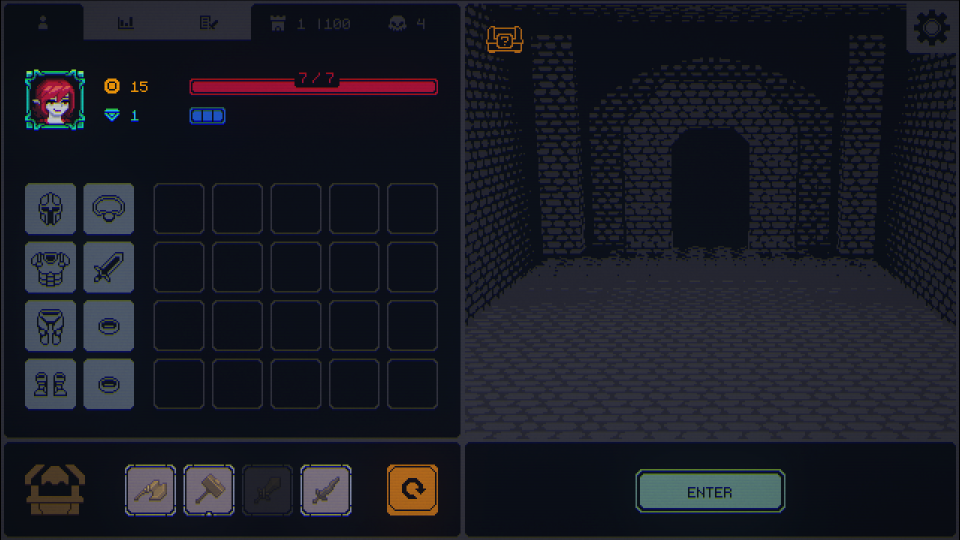
#> input picture Screen.png, 1919 x 1079 px (shown at 1/2 size)
$ python ocr_reward_function.py
#> lines starting #> are read from the running program, lines starting #| are printed output that depends on the picture
"""
Standalone OCR module for reading game values (Floor, Enemy Count)
from a game screen observation.

This code is extracted from the larger RL wrapper.
"""

import cv2
import numpy as np
import pytesseract  # You will need this (and Tesseract-OCR)
                    # for the OCR method: pip install pytesseract
import re


class GameValueReader:
    """
    Reads specific game values from a screen observation (numpy array)
    using OCR (Tesseract).
    """

    def __init__(self):
        # --- For OCR ---
        # Define the screen regions (ROIs) for the values you want to read.
        # These are placeholder coordinates [y1:y2, x1:x2].
        # You MUST find these coordinates yourself (e.g., in an image editor).

        # 578, 31  - 916, 67
        self.roi_floor = (578, 916, 31, 67)      # Example ROI for "1"
        self.roi_enemies = (578, 31, 916, 67)    # Example ROI for "4"

        # --- Tesseract Config ---
        # Whitelist numbers.
        # --psm 7 treats the image as a single line of text.
        self.tesseract_config = r'--oem 0 --psm 7 -c tessedit_char_whitelist=0123456789'

    def _run_ocr(self, image: np.ndarray) -> str:
        """Helper function to pre-process and run Tesseract."""
        # Pre-process for OCR: Grayscale and threshold
        gray = cv2.cvtColor(image, cv2.COLOR_BGR2GRAY)
        # Threshold to get white text on black background. Tune '150' as needed.
        _thresh, thresh_img = cv2.threshold(gray, 150, 255, cv2.THRESH_BINARY)

        # Run OCR
        text = pytesseract.image_to_string(thresh_img, config=self.tesseract_config)
        return text.strip()

    def read_game_values(self, observation: np.ndarray) -> (int | None, int | None):
        """
        Reads the current floor and enemy count from the screen observation
        using OCR.

        Returns (current_floor, current_enemies).
        Values can be None if OCR fails to read them.
        """

        current_floor = None
        current_enemies = None

        try:
            # --- Read Floor ---
            roi_f_img = observation[self.roi_floor[0]:self.roi_floor[1], self.roi_floor[2]:self.roi_floor[3]]

            print(observation)

            floor_text = self._run_ocr(roi_f_img)

            # Use regex to find the first number (the floor count)
            match_floor = re.search(r'(\d+)', floor_text)
            if match_floor:
                current_floor = int(match_floor.group(1))

            # --- Read Enemies ---
            roi_e_img = observation[self.roi_enemies[0]:self.roi_enemies[1], self.roi_enemies[2]:self.roi_enemies[3]]
            enemy_text = self._run_ocr(roi_e_img)

            # Use regex to find just the number
            match_enemy = re.search(r'(\d+)', enemy_text)
            if match_enemy:
                current_enemies = int(match_enemy.group(1))

        except Exception as e:
            print(f"Error in OCR: {e}. Returning None for failed values.")
            # Return None for values that failed
            return current_floor, current_enemies

        return current_floor, current_enemies


# --- Example Usage (if you were to run this file) ---
if __name__ == "__main__":
    # Create a dummy observation image (e.g., 800x600, 3 channels)
    # In your real code, this 'dummy_screen' would come from your env.
    # dummy_screen = np.zeros((800, 600, 3), dtype=np.uint8)

    # open Screen.png and use it as dummy_screen
    dummy_screen = cv2.imread("Screen.png")
#> dummy_screen is the input picture: shape (1079, 1919, 3); mean B, G, R 37.3, 28.1, 26.1

    # You would need to paste your game screenshot data here
    # For example, pretend 'dummy_screen' is your game capture.

    # Initialize the reader
    reader = GameValueReader()

    # IMPORTANT: You must update reader.roi_floor and reader.roi_enemies
    # with the correct pixel coordinates for your game screen.
    # reader.roi_floor = (y1, y2, x1, x2)
    # reader.roi_enemies = (y1, y2, x1, x2)

    print("--- Example OCR Run ---")
    print(f"Using Floor ROI: {reader.roi_floor}")
    print(f"Using Enemies ROI: {reader.roi_enemies}")

    # This will likely fail on a black screen, but shows how to call it:
    floor, enemies = reader.read_game_values(dummy_screen)
#> in read_game_values, `roi_f_img = observation[self.roi_floor[0]:self.roi_floor[1], self.roi_..`:
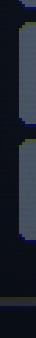
#> roi_f_img: shape (338, 36, 3); mean B, G, R 45.6, 34.6, 28.9
#> (printed output is left out)
#> in _run_ocr, `gray = cv2.cvtColor(image, cv2.COLOR_BGR2GRAY)`:
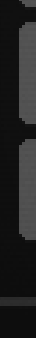
#> gray: shape (338, 36); min 13, max 84, mean 34.1
#> in _run_ocr, `_thresh, thresh_img = cv2.threshold(gray, 150, 255, cv2.THRESH_BINARY)`: thresh_img: shape (338, 36); every value is 0
#> (the run stopped early here; a loop or call above may not have finished)

$ run again, with LibraryTest.png copied over Screen.png
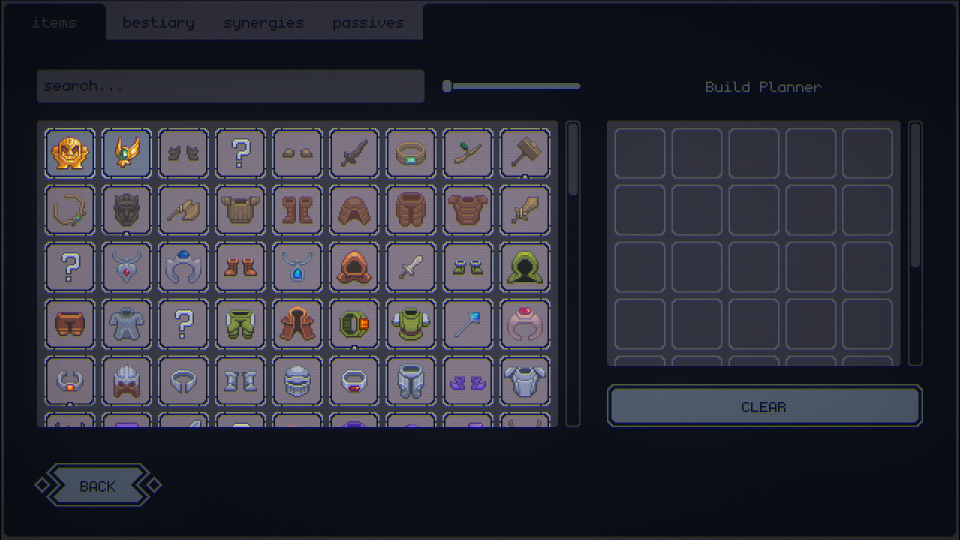
#> input picture LibraryTest.png, 1919 x 1079 px (shown at 1/2 size)
#> dummy_screen is the input picture: shape (1079, 1919, 3); mean B, G, R 58.6, 48, 47.3
#> in read_game_values, `roi_f_img = observation[self.roi_floor[0]:self.roi_floor[1], self.roi_..`:
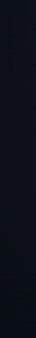
#> roi_f_img: shape (338, 36, 3); mean B, G, R 23.8, 15, 12
#> (printed output is left out)
#> in _run_ocr, `gray = cv2.cvtColor(image, cv2.COLOR_BGR2GRAY)`:
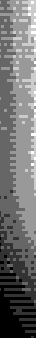
#> gray: shape (338, 36); min 13, max 18, mean 15.2; drawn with min black and max white
#> thresh_img: shape (338, 36); every value is 0
